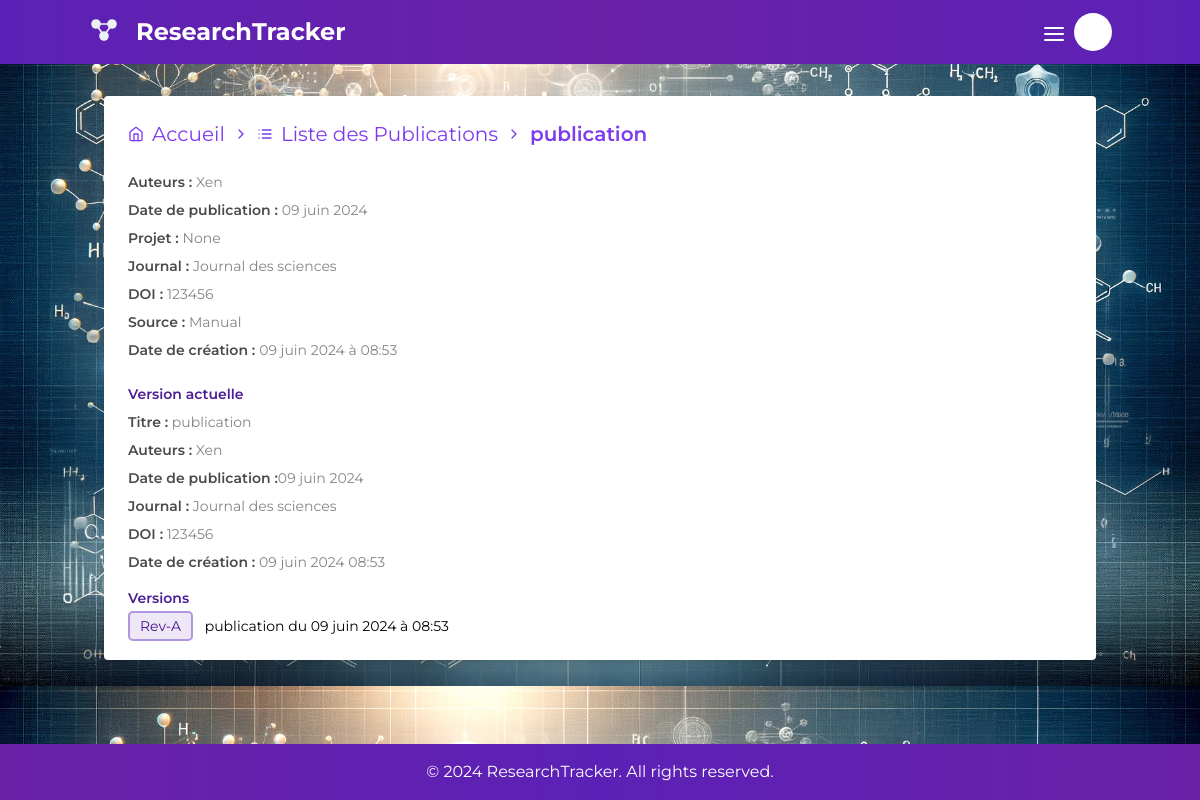
Page /publications/detail/4/ on the committed database.
### publications/models.py (models this page shows, shortened)
class Publication(models.Model):
    SOURCE_CHOICES = [
        ('web', 'Web'),
        ('manual', 'Manual'),
    ]
    user = models.ForeignKey(settings.AUTH_USER_MODEL, on_delete=models.CASCADE, null=True, blank=True)
    title = models.CharField(max_length=200)
    authors = models.TextField()
    publication_date = models.DateField()
    project = models.ForeignKey(Project, on_delete=models.CASCADE, related_name='publications', null=True, blank=True)
    journal = models.CharField(max_length=200)
    doi = models.CharField(max_length=100)
    source = models.CharField(max_length=10, choices=SOURCE_CHOICES, default='manual')
    initial_version = models.ForeignKey('PublicationVersion', null=True, blank=True, on_delete=models.SET_NULL,
                                        related_name='initial_publication')
    current_version = models.ForeignKey('PublicationVersion', null=True, blank=True, on_delete=models.SET_NULL,
                                        related_name='current_publication')
    created_at = models.DateTimeField(auto_now=True)

class PublicationVersion(models.Model):
    publication = models.ForeignKey(Publication, on_delete=models.CASCADE, related_name='versions')
    title = models.CharField(max_length=200)
    authors = models.TextField()
    content = models.TextField()  # Ajout du contenu de la publication
    publication_date = models.DateField()
    journal = models.CharField(max_length=200, blank=True, null=True)
    doi = models.CharField(max_length=100, blank=True, null=True)
    created_at = models.DateTimeField(auto_now=True)
    version = models.CharField(max_length=10, blank=True)
    media_files = models.ManyToManyField('Media', blank=True, related_name='publication_versions')

### publications/views.py (the view, shortened to what this page needs)
# urls.py: path('detail/<int:pk>/', PublicationDetailView.as_view(), name='publication-detail'),
class PublicationDetailView(DetailView):
    model = Publication
    template_name = 'publications/publication_details.html'
    context_object_name = 'publication'
    def get(self, request, pk, *args, **kwargs):
        publication = get_object_or_404(Publication, pk=pk)
        versions = publication.versions.all().order_by('-created_at')
        return render(request, self.template_name, {
            'publication': publication,
            'versions': versions
        })

### publications/templates/publications/publication_details.html (shortened to what this page needs)
{% extends "base.html" %}
{% block content %}
    <div class="container mx-auto mt-0" xmlns="http://www.w3.org/1999/html">
        <div class="bg-white shadow-md rounded p-6 text-sm">
            <nav class="flex items-center text-xl mb-6 t text-violet-600 space-x-2">
                <a href="{% url 'dashboard' %}" class="flex items-center hover:underline">
                    <i data-feather="home" class="mr-2 md-icon feather-icon"></i>Accueil</a>
                <i data-feather="chevron-right" class="mr-2 md-icon feather-icon"></i>
                <a href="{% url 'publications-list' %}" class="flex items-center hover:underline">
                    <i data-feather="list" class="mr-2 md-icon feather-icon"></i>Liste des Publications</a>
                <i data-feather="chevron-right" class="mr-2 md-icon feather-icon"></i>
                <span class="font-semibold">{{ publication.title }}</span>
            </nav>
            <p class="mb-2 text-strong">Auteurs :
                <span class="text-muted">{{ publication.authors }}</span>
            </p>
            <p class="mb-2 text-strong">Date de publication :
                <span class="text-muted">{{ publication.publication_date|date:"d F Y" }}</span>
            </p>
            <p class="mb-2 text-strong">Projet :
                <span class="text-muted">{{ publication.project }}</span>
            </p>
            <p class="mb-2 text-strong">Journal :
                <span class="text-muted">{{ publication.journal }}</span>
            </p>
            <p class="mb-2 text-strong">DOI :
                <span class="text-muted">{{ publication.doi }}</span>
            </p>
            <p class="mb-2 text-strong">Source :
                <span class="text-muted">{{ publication.get_source_display }}</span>
            </p>
            <p class="mb-2 text-strong">Date de création :
                <span class="text-muted">{{ publication.created_at|date:"d F Y à H:i" }}</span>
            </p>
            {% if publication.current_version %}
                <h2 class="text-md text-violet-900 font-semibold mt-6 mb-2">Version actuelle</h2>
                <p class="mb-2 text-strong">Titre :<span class="text-muted"> {{ publication.current_version.title }}</span></p>
                <p class="mb-2 text-strong">Auteurs :<span class="text-muted"> {{ publication.current_version.authors }}</span></p>
                <p class="mb-2 text-strong">Date de publication :<span class="text-muted">{{ publication.current_version.publication_date|date:"d F Y" }}</span></p>
                <p class="mb-2 text-strong">Journal :<span class="text-muted"> {{ publication.current_version.journal }}</span></p>
                <p class="mb-2 text-strong">DOI :<span class="text-muted"> {{ publication.current_version.doi }}</span></p>
                <p class="mb-2 text-strong">Date de création :<span class="text-muted"> {{ publication.current_version.created_at|date:"d F Y H:i" }}</span></p>
                {% if publication.versions.exists %}
                    <h3 class="text-md text-violet-900 font-semibold mt-4 mb-2">Versions</h3>
                    <ul>
                        {% for pub in publication.versions.all %}
                            <li class=" hover:text-violet-600">
                                <span class="hover:no-underline mr-2 Rev text-sm {{ pub.version }}">{{ pub.version }}</span>
                                <a class="hover:underline" href="{{ pub.file.url }}" target="_blank">{{ pub.title }}
                                    du {{ pub.created_at|date:"d F Y à H:i" }} </a>
                            </li>
                        {% endfor %}
                    </ul>
                {% endif %}
            {% endif %}
        </div>
    </div>
{% endblock %}

### rows in the picture
Publication: title "publication", authors "Xen", publication_date "09 juin 2024", project "None", journal "Journal des sciences", doi "123456", source "Manual", created_at "09 juin 2024 à 08:53", current_version "publication", current_version.authors "Xen", current_version.publication_date "09 juin 2024", current_version.journal "Journal des sciences", current_version.doi "123456", current_version.created_at "09 juin 2024 08:53"
PublicationVersion: version "Rev-A", title "publication", created_at "09 juin 2024 à 08:53"
